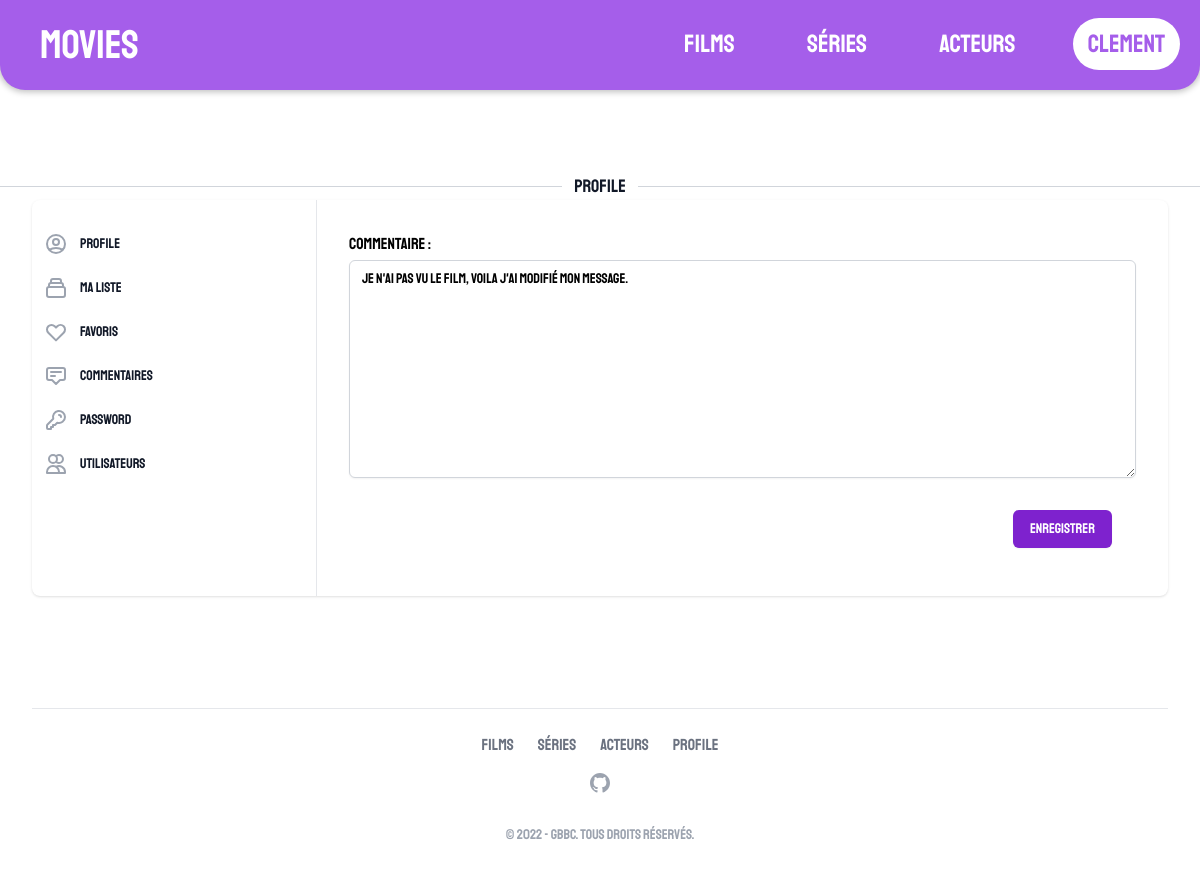
Before: /dashboard/avis/1/ (signed in) with the older database file.
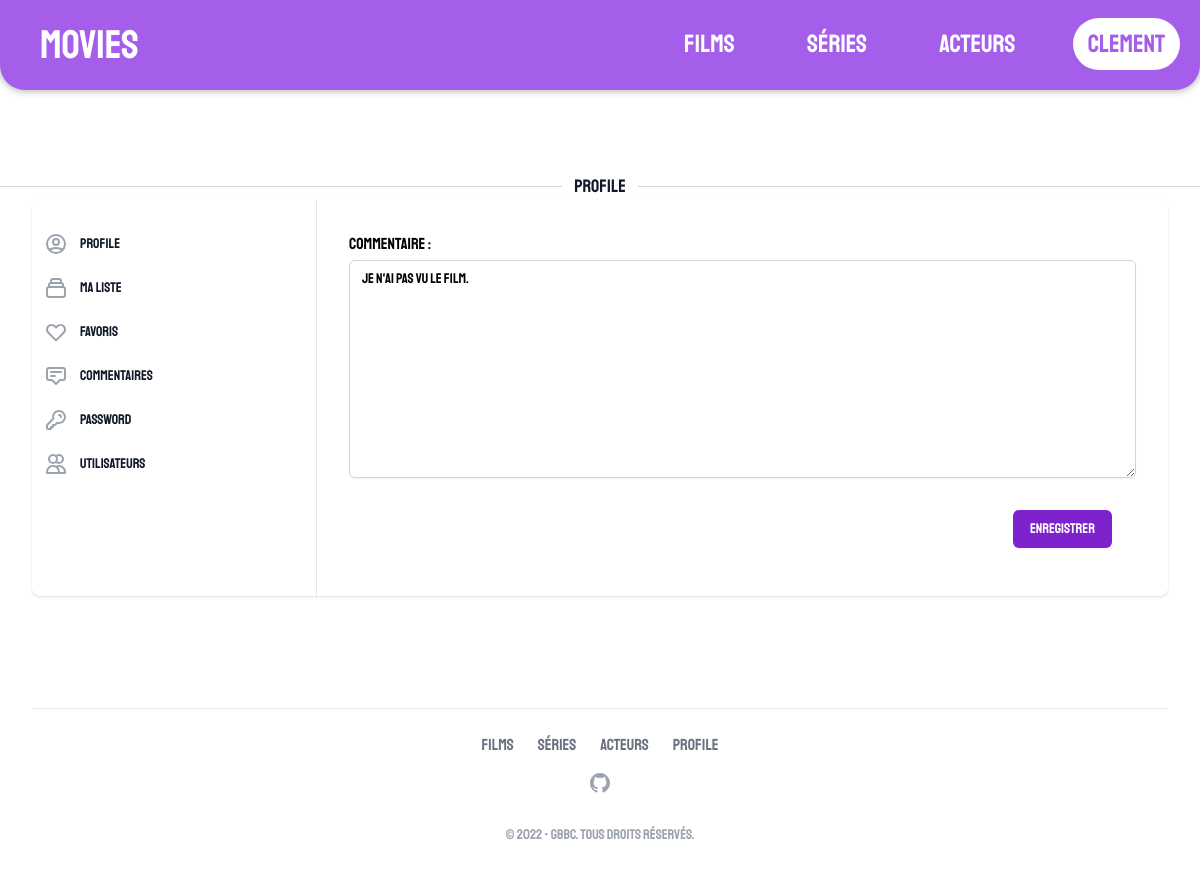
After: the same page with the newer database file.
### management/models.py (models this page shows, shortened)
class Review(models.Model):
    user = models.ForeignKey(User, on_delete=models.CASCADE)
    name = models.CharField(max_length=200,null=True)
    content = models.CharField(max_length=1000)
    media_id = models.IntegerField()
    media_type = models.CharField(max_length=5,choices=MediaType.choices,default=MediaType.Movie)
    pub_date = models.DateTimeField('date published',auto_now=True)
    class Meta:
        verbose_name = "Commentaire"
        verbose_name_plural = "Commentaires"

### management/views.py (the view, shortened to what this page needs)
class ReviewsDetailPageView(DetailView):
    template_name = TEMPLATE_BASE + 'account/review.html'
    model = Review
    context_object_name = 'review'
    def get_context_data(self, **kwargs):
        context = super().get_context_data(**kwargs)
        context['form'] = ReviewForm(instance=self.object)
        return context

### management/forms.py
class ReviewForm(ModelForm):
    class Meta:
        model = Review
        fields = ['content']
        labels = {
        'content': 'Commentaire'
        }
        widgets = {
        'content': Textarea(attrs={'class':TEXTAREA_CLASS})
        }

### templates/pages/management/account/review.html (shortened to what this page needs)
{% extends './account.html' %}
{% block management %}
<div class="flex flex-col p-8">
    <form action="." method="post">
        {{form}}
        <div class="mt-4 py-4 px-4 flex justify-end sm:px-6">
            <button type="submit"
                class="ml-5 bg-purple-700 border border-transparent rounded-md shadow-sm py-2 px-4 inline-flex justify-center text-sm font-medium text-white hover:bg-purple-800 focus:outline-none focus:ring-2 focus:ring-offset-2 focus:ring-purple-500">
                Enregistrer
            </button>
        </div>
    </form>
</div>
{% endblock %}

Changed rows visible on the page:
changed Review: content "Je n'ai pas vu le film, voila j'ai modifié mon message." → "Je n'ai pas vu le film."
